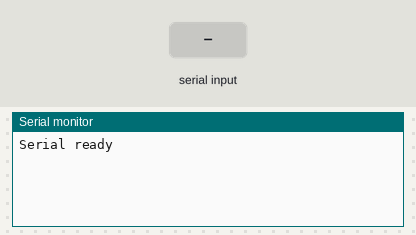
Bench run of a sketch on a simulated Arduino Uno, built with avr-gcc and run on an emulated ATmega328P. Shown: the last lines printed to the serial monitor. The inputs (shaded band) are chosen by the test bench.

Above: at 1.8 s.
1.9 s: "1" received over the second serial link
At 2.7 s:
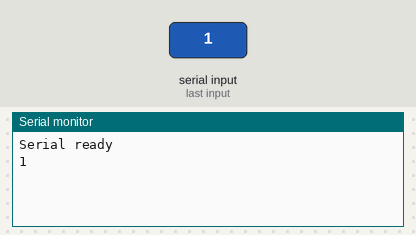
3.4 s: "0" received over the second serial link
At 3.8 s:
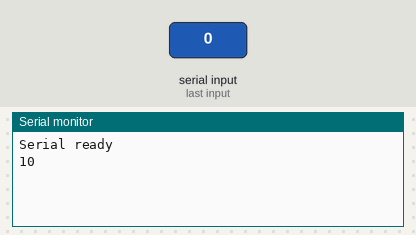

The sketch:

bluetooth_test.ino
```cpp
#include <SoftwareSerial.h>

#define rxPin 2
#define txPin 4

SoftwareSerial bluetooth(rxPin, txPin);

void setup(){
  Serial.begin(9600);
  Serial.println("Serial ready");

  bluetooth.begin(115200);
  delay(320);
  bluetooth.print("$$$"); //enter CMD mode
  delay(15);
  bluetooth.println("U,9600,N");
  bluetooth.begin(9600);
  bluetooth.println("Bluetooth ready");
  delay(320);
}

void loop(){
  if (bluetooth.available())
    Serial.write(bluetooth.read());
  if (Serial.available())
    bluetooth.write(Serial.read());
}
```

Measured:
- after the input at 1.9 s, the serial monitor: prints a new line at once (image 1)
- after the input at 3.4 s, the serial monitor: prints a new line at once (image 2)
